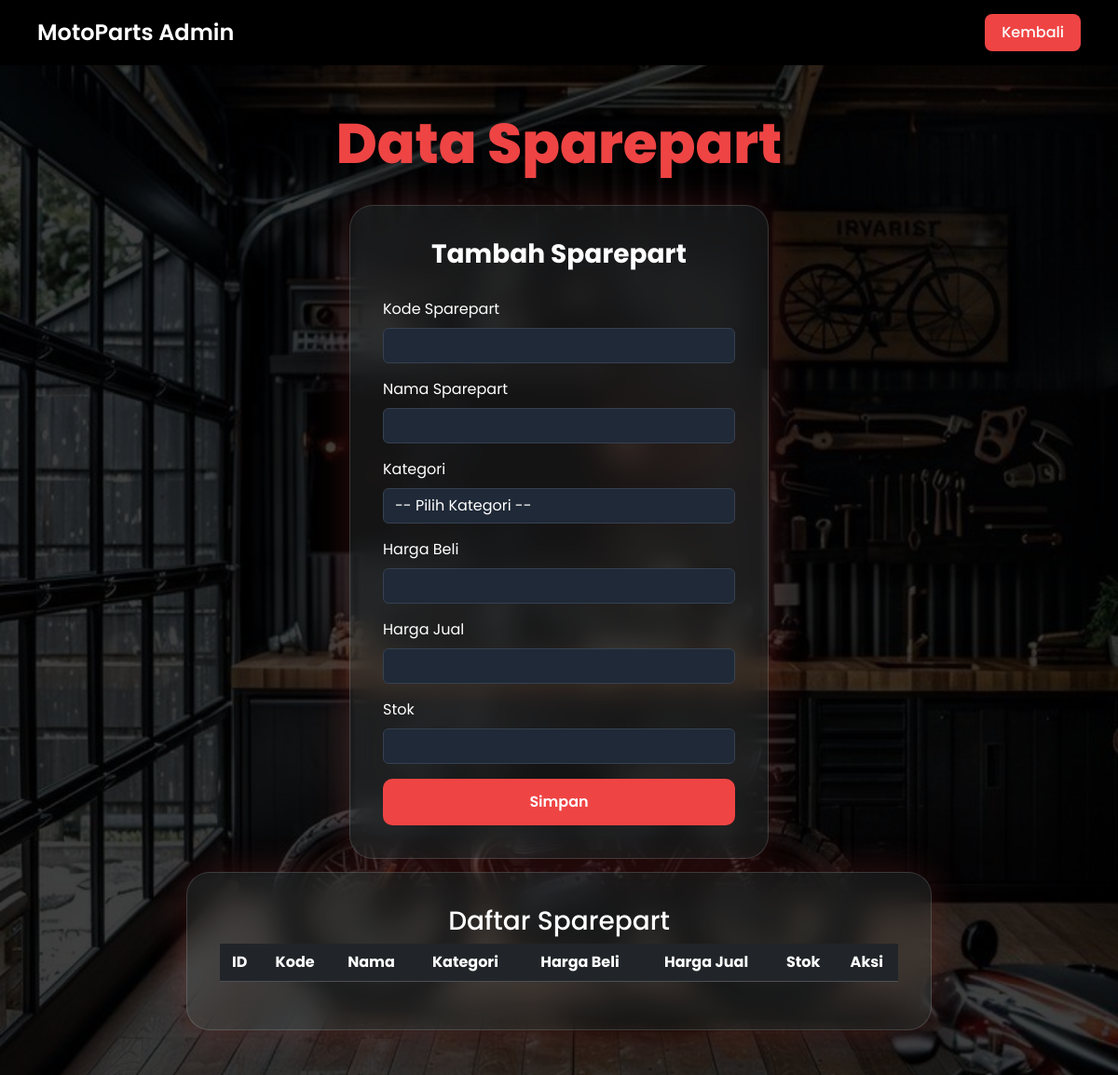
Page /sparepart/sparepart.php on the earlier database version.
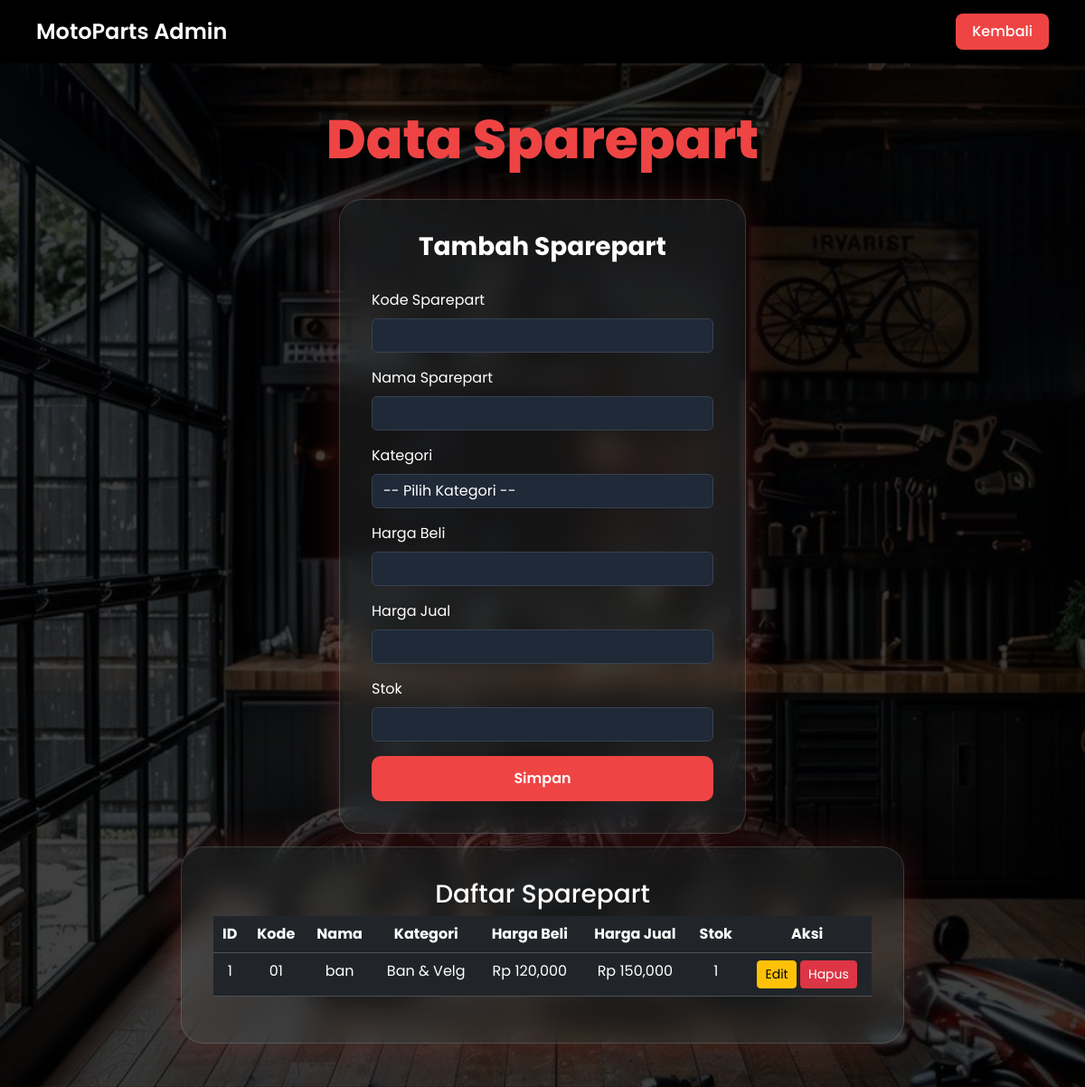
Same page on the later database version.
### tables this page shows
CREATE TABLE `sparepart` (
  `id_sparepart` int(11) NOT NULL,
  `id_kategori` int(11) DEFAULT NULL,
  `kode_sparepart` varchar(20) NOT NULL,
  `nama_sparepart` varchar(100) NOT NULL,
  `harga_beli` int(11) NOT NULL,
  `harga_jual` int(11) NOT NULL,
  `stok` int(11) NOT NULL
);

CREATE TABLE `kategori` (
  `id_kategori` int(11) NOT NULL,
  `nama_kategori` varchar(50) NOT NULL
);

### sparepart/sparepart.php (the view, shortened to what the changed rows need)
<?php
    include '../config/koneksi.php';
    $data = mysqli_query(
        $koneksi,
        "SELECT
            sparepart.*,
            kategori.nama_kategori
        FROM sparepart
        LEFT JOIN kategori
        ON sparepart.id_kategori = kategori.id_kategori
        ORDER BY id_sparepart DESC"
    );
?>
<!DOCTYPE html>
<html lang="en">
<head>
<link href="https://cdn.jsdelivr.net/npm/bootstrap@5.3.3/dist/css/bootstrap.min.css" rel="stylesheet">
<link rel="stylesheet" href="../assets/css/style.css">
<link rel="stylesheet" href="https://cdnjs.cloudflare.com/ajax/libs/font-awesome/6.5.2/css/all.min.css">
</head>
<body>
    <div class="dashboard">
        <div class="container py-5">
            <h1 class="dashboard-title text-center">
                Data Sparepart
            </h1>
            <div class="d-flex justify-content-center">
                <div class="daftar-sparepart-card  text-center">
                    <table class="table table-dark table-hover">
                        <thead>
                            <tr>
                                <th>ID</th>
                                <th>Kode</th>
                                <th>Nama</th>
                                <th>Kategori</th>
                                <th>Harga Beli</th>
                                <th>Harga Jual</th>
                                <th>Stok</th>
                                <th>Aksi</th>
                            </tr>
                        </thead>
                        <tbody>
                        <?php while($row = mysqli_fetch_assoc($data)){ ?>
                            <tr>
                                <td><?= $row['id_sparepart']; ?></td>
                                <td><?= $row['kode_sparepart']; ?></td>
                                <td><?= $row['nama_sparepart']; ?></td>
                                <td><?= $row['nama_kategori']; ?></td>
                                <td>Rp <?= number_format($row['harga_beli']); ?></td>
                                <td>Rp <?= number_format($row['harga_jual']); ?></td>
                                <td><?= $row['stok']; ?></td>
                                <td>
                                    <a href="edit_sparepart.php?id=<?= $row['id_sparepart']; ?>"
                                    class="btn btn-warning btn-sm">
                                    Edit
                                    </a>
                                    <a href="hapus_sparepart.php?id=<?= $row['id_sparepart']; ?>"
                                    class="btn btn-danger btn-sm"
                                    onclick="return confirm('Yakin ingin menghapus data ini?')">
                                    Hapus
                                    </a>
                                </td>
                            </tr>
                        <?php } ?>
                        </tbody>
                    </table>
                </div>
            </div>
        </div>
    </div>
</body>
</html>

Differences in the rows shown:
added sparepart: id_sparepart "1", kode_sparepart "01", nama_sparepart "ban", id_kategori.nama_kategori "Ban & Velg", harga_beli "120,000", harga_jual "150,000", stok "1"
